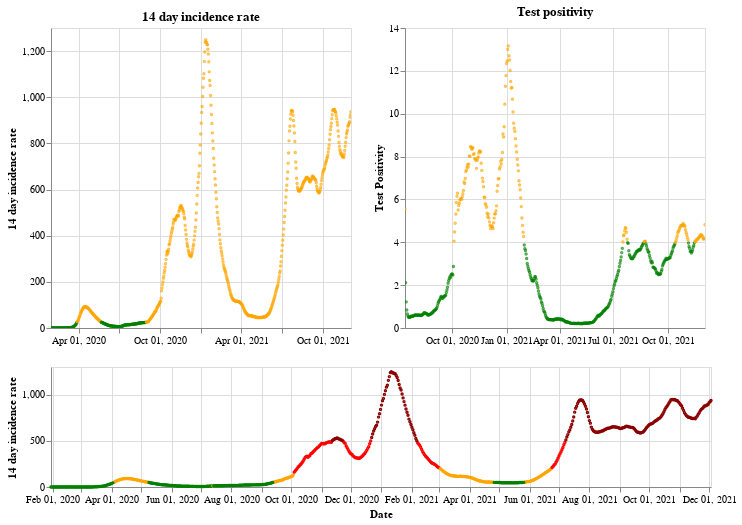

Notebook source saved alongside this figure:
### Markdown cell above
## England

### Code cell
plot_traffic_light('England')

### Figure 1 — Vega-Lite specification as saved in the notebook (floating-point values rounded to 4 significant figures; data arrays with more than 128 entries replaced by an {"elided": "..."} marker saying what was removed)
{"config": {"view": {"continuousWidth": 400, "continuousHeight": 300}}, "vconcat": [{"hconcat": [{"mark": {"type": "point", "size": 2}, "encoding": {"color": {"condition": {"value": "green", "test": "(datum.twoWeeklyCasesRate <= 25)"}, "value": "orange"}, "tooltip": [{"type": "nominal", "field": "areaName"}, {"type": "temporal", "field": "date"}, {"type": "quantitative", "field": "twoWeeklyCasesRate"}, {"type": "quantitative", "field": "testPositivity"}], "x": {"type": "temporal", "axis": {"title": ""}, "field": "date", "scale": {"domain": {"selection": "DateBrush"}}, "timeUnit": "yearmonthdate"}, "y": {"type": "quantitative", "axis": {"title": "14 day incidence rate"}, "field": "twoWeeklyCasesRate"}}, "title": "14 day incidence rate", "width": 300}, {"mark": {"type": "point", "size": 2}, "encoding": {"color": {"condition": {"value": "green", "test": "(datum.testPositivity <= 4)"}, "value": "orange"}, "tooltip": [{"type": "nominal", "field": "areaName"}, {"type": "temporal", "field": "date"}, {"type": "quantitative", "field": "twoWeeklyCasesRate"}, {"type": "quantitative", "field": "testPositivity"}], "x": {"type": "temporal", "axis": {"title": ""}, "field": "date", "scale": {"domain": {"selection": "DateBrush"}}, "timeUnit": "yearmonthdate"}, "y": {"type": "quantitative", "axis": {"title": "Test Positivity"}, "field": "testPositivity"}}, "title": "Test positivity", "width": 300}]}, {"layer": [{"mark": {"type": "point", "size": 2}, "encoding": {"color": {"condition": {"value": "orange", "test": "(((datum.testPositivity < 4) && (datum.twoWeeklyCasesRate >= 50)) && (datum.twoWeeklyCasesRate < 200))"}, "value": "red"}, "opacity": {"condition": {"value": 1, "test": "((datum.twoWeeklyCasesRate >= 50) && (datum.twoWeeklyCasesRate < 500))"}, "value": 0}, "tooltip": [{"type": "nominal", "field": "areaName"}, {"type": "temporal", "field": "date"}, {"type": "quantitative", "field": "twoWeeklyCasesRate"}, {"type": "quantitative", "field": "testPositivity"}], "x": {"type": "temporal", "axis": {"title": "Date"}, "field": "date", "timeUnit": "yearmonthdate"}, "y": {"type": "quantitative", "axis": {"title": "14 day incidence rate"}, "field": "twoWeeklyCasesRate"}}, "selection": {"DateBrush": {"type": "interval", "encodings": ["x"], "fields": ["Time"]}}}, {"mark": {"type": "point", "size": 2}, "encoding": {"color": {"value": "darkred"}, "opacity": {"condition": {"value": 1, "test": "(datum.twoWeeklyCasesRate >= 500)"}, "value": 0}, "tooltip": [{"type": "nominal", "field": "areaName"}, {"type": "temporal", "field": "date"}, {"type": "quantitative", "field": "twoWeeklyCasesRate"}, {"type": "quantitative", "field": "testPositivity"}], "x": {"type": "temporal", "axis": {"title": "Date"}, "field": "date", "timeUnit": "yearmonthdate"}, "y": {"type": "quantitative", "axis": {"title": "14 day incidence rate"}, "field": "twoWeeklyCasesRate"}}}, {"mark": {"type": "point", "size": 2}, "encoding": {"color": {"condition": {"value": "green", "test": "((datum.testPositivity < 4) && (datum.twoWeeklyCasesRate < 50))"}, "value": "orange"}, "opacity": {"condition": {"value": 1, "test": "(datum.twoWeeklyCasesRate < 50)"}, "value": 0}, "tooltip": [{"type": "nominal", "field": "areaName"}, {"type": "temporal", "field": "date"}, {"type": "quantitative", "field": "twoWeeklyCasesRate"}, {"type": "quantitative", "field": "testPositivity"}], "x": {"type": "temporal", "axis": {"title": "Date"}, "field": "date", "timeUnit": "yearmonthdate"}, "y": {"type": "quantitative", "axis": {"title": "14 day incidence rate"}, "field": "twoWeeklyCasesRate"}}}], "height": 120, "width": 660}], "data": {"name": "data-7464d2f69ad8231c588d851a8c9cf24b"}, "$schema": "https://vega.github.io/schema/vega-lite/v4.8.1.json", "datasets": {"data-7464d2f69ad8231c588d851a8c9cf24b": {"elided": "674 records"}}}
